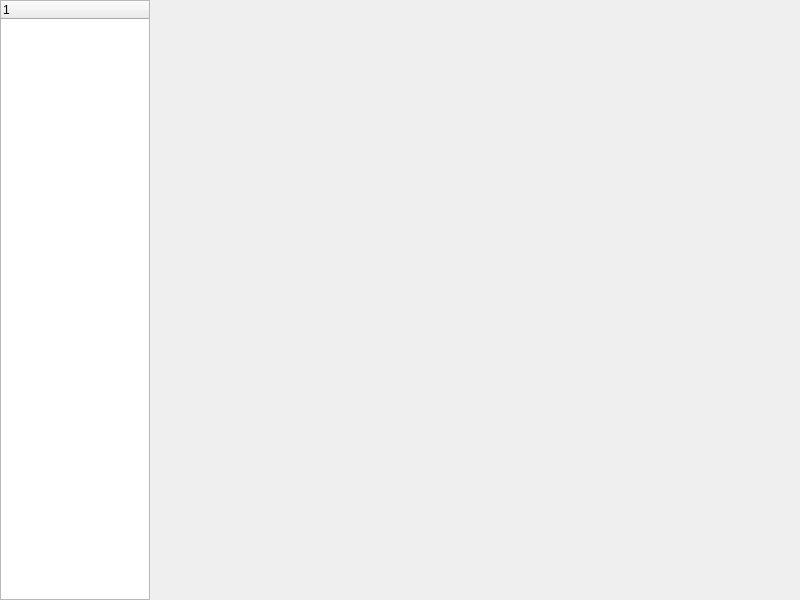
<?xml version="1.0" encoding="UTF-8"?>
<ui version="4.0">
 <class>MainWindow</class>
 <widget class="QMainWindow" name="MainWindow">
  <property name="geometry">
   <rect>
    <x>0</x>
    <y>0</y>
    <width>800</width>
    <height>600</height>
   </rect>
  </property>
  <property name="minimumSize">
   <size>
    <width>800</width>
    <height>600</height>
   </size>
  </property>
  <property name="maximumSize">
   <size>
    <width>800</width>
    <height>600</height>
   </size>
  </property>
  <property name="windowTitle">
   <string>Course Dependency Graph</string>
  </property>
  <widget class="QWidget" name="centralWidget">
   <widget class="QTreeWidget" name="treeWidget">
    <property name="geometry">
     <rect>
      <x>0</x>
      <y>0</y>
      <width>150</width>
      <height>600</height>
     </rect>
    </property>
    <column>
     <property name="text">
      <string notr="true">1</string>
     </property>
    </column>
   </widget>
   <widget class="QWidget" name="courseInfoWidget" native="true">
    <property name="geometry">
     <rect>
      <x>600</x>
      <y>0</y>
      <width>200</width>
      <height>600</height>
     </rect>
    </property>
    <property name="sizePolicy">
     <sizepolicy hsizetype="Expanding" vsizetype="Expanding">
      <horstretch>0</horstretch>
      <verstretch>0</verstretch>
     </sizepolicy>
    </property>
   </widget>
  </widget>
 </widget>
 <layoutdefault spacing="6" margin="11"/>
 <resources/>
 <connections/>
</ui>
